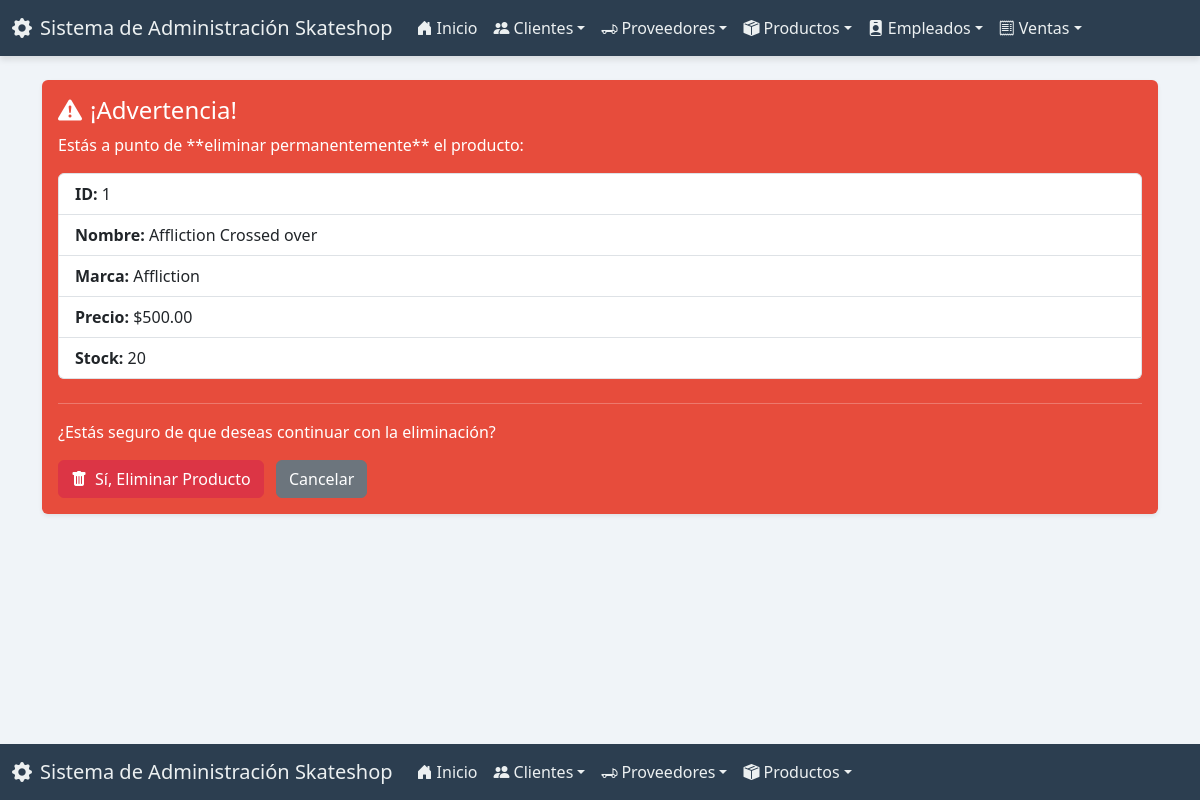
The page /productos/borrar/1/ on the database its author committed.
### app_Skateshop/models.py (models this page shows, shortened)
class Producto(models.Model):
    nombre = models.CharField(max_length=100)
    descripcion = models.TextField(blank=True, null=True)
    precio = models.DecimalField(max_digits=10, decimal_places=2)
    stock = models.PositiveIntegerField(default=0)
    proveedor = models.ForeignKey(Proveedor, on_delete=models.CASCADE, related_name="productos")
    marca = models.CharField(max_length=50)
    modelo = models.CharField(max_length=50, blank=True, null=True)
    fecha_agregado = models.DateField(auto_now_add=True)
    disponible = models.BooleanField(default=True)
    imagen = models.ImageField(upload_to='productos/', blank=True, null=True)

### app_Skateshop/views.py (the view)
# urls.py: path('productos/borrar/<int:pk>/', views.borrar_producto, name='borrar_producto'),
def borrar_producto(request, pk):
    producto = get_object_or_404(Producto, pk=pk)
    if request.method == 'POST':
        producto.delete()
        return redirect('ver_productos')
    context = {'producto': producto}
    return render(request, 'producto/borrar_producto.html', context)

### app_Skateshop/templates/producto/borrar_producto.html (shortened to what this page needs)
{% extends 'base.html' %}
{% block content %}
<div class="alert alert-danger shadow-sm" role="alert">
    <h4 class="alert-heading"><i class="bi bi-exclamation-triangle-fill me-2"></i>¡Advertencia!</h4>
    <p>Estás a punto de **eliminar permanentemente** el producto:</p>
    <ul class="list-group mb-4">
        <li class="list-group-item"><strong>ID:</strong> {{ producto.pk }}</li>
        <li class="list-group-item"><strong>Nombre:</strong> {{ producto.nombre }}</li>
        <li class="list-group-item"><strong>Marca:</strong> {{ producto.marca }}</li>
        <li class="list-group-item"><strong>Precio:</strong> ${{ producto.precio }}</li>
        <li class="list-group-item"><strong>Stock:</strong> {{ producto.stock }}</li>
    </ul>
    <hr>
    <p class="mb-0">¿Estás seguro de que deseas continuar con la eliminación?</p>
    <form method="post" action="{% url 'borrar_producto' pk=producto.pk %}" class="mt-3">
        <button type="submit" class="btn btn-danger me-2"><i class="bi bi-trash-fill me-2"></i>Sí, Eliminar Producto</button>
        <a href="{% url 'ver_productos' %}" class="btn btn-secondary">Cancelar</a>
    </form>
</div>
{% endblock %}

### static/css/style.css (style rules this page uses)
body { background-color: #f0f4f8; color: #34495e; }
.alert-danger { background-color: #e74c3c; color: white; border: none; }
.page-container { display: flex; flex-direction: column; min-height: 100vh; }

### rows shown on the page
Producto: pk "1", nombre "Affliction Crossed over", marca "Affliction", precio "500.00", stock "20"
